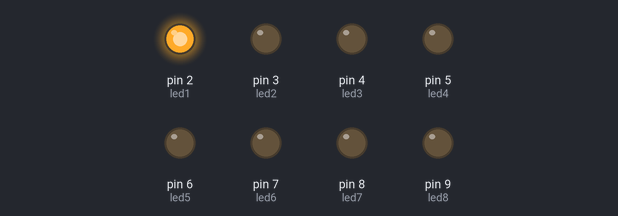
The program below on a simulated Arduino Uno, built with avr-gcc and run on an emulated ATmega328P. On the bench: output pins drawn as LEDs (lit = HIGH).

Above: at 0.05 s.
At 0.35 s:
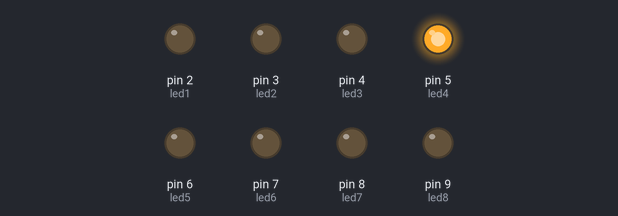
At 0.75 s:
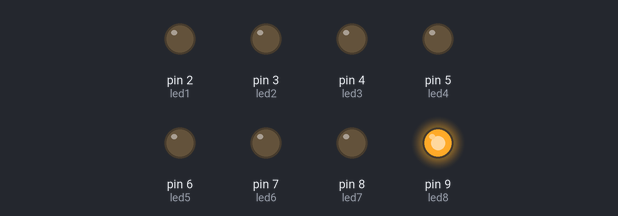
At 1.45 s:
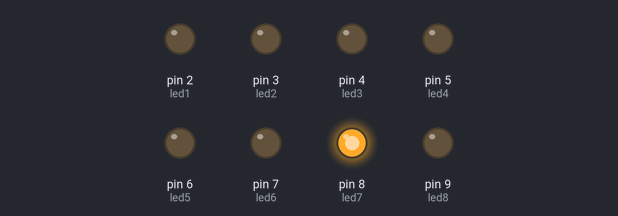
At 2.15 s:
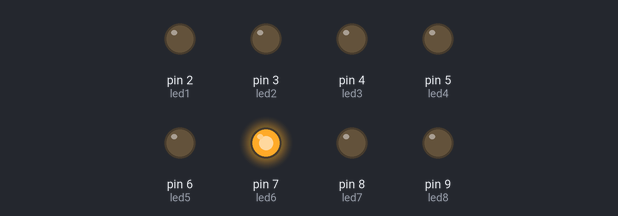
At 2.85 s:
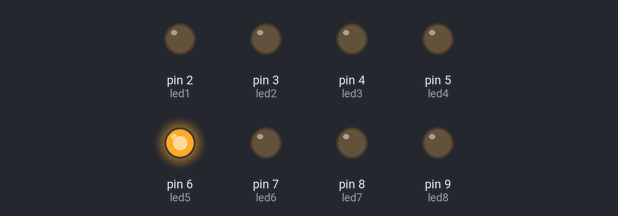
Timing chart, 0 to 3.1 s (numbered marks = the images above):
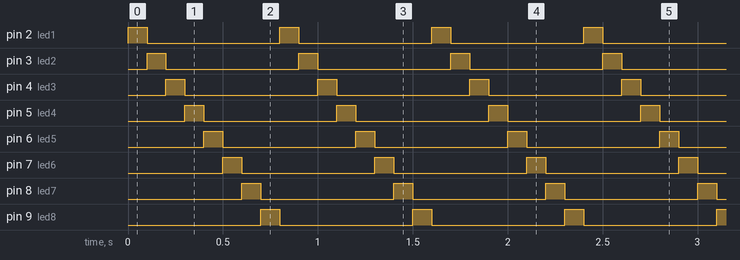

The program:

main.cpp
```cpp
#include <Arduino.h>

// Define LED pins
int led1 = 2;
int led2 = 3;
int led3 = 4;
int led4 = 5;
int led5 = 6;
int led6 = 7;
int led7 = 8;
int led8 = 9;
// Define the rest of the LED pins
void setup()
{
  // Initialize each pin as an output
  pinMode(led1, OUTPUT);
  pinMode(led2, OUTPUT);
  pinMode(led3, OUTPUT);
  pinMode(led4, OUTPUT);
  pinMode(led5, OUTPUT);
  pinMode(led6, OUTPUT);
  pinMode(led7, OUTPUT);
  pinMode(led8, OUTPUT);
  // Initialize the rest of the pins as outputs
}
void loop()
{
  // Light up the first LED
  digitalWrite(led1, HIGH);
  delay(100);
  digitalWrite(led1, LOW);
  digitalWrite(led2, HIGH);
  delay(100);
  digitalWrite(led2, LOW);
  digitalWrite(led3, HIGH);
  delay(100);
  digitalWrite(led3, LOW);
  digitalWrite(led4, HIGH);
  delay(100);
  digitalWrite(led4, LOW);
  digitalWrite(led5, HIGH);
  delay(100);
  digitalWrite(led5, LOW);
  digitalWrite(led6, HIGH);
  delay(100);
  digitalWrite(led6, LOW);
  digitalWrite(led7, HIGH);
  delay(100);
  digitalWrite(led7, LOW);
  digitalWrite(led8, HIGH);
  delay(100);
  digitalWrite(led8, LOW);
  // Add code to light up the second LED
  // ...
  // Continue for the rest of the LEDs
  // ...
  // Ensure each LED is turned off after being lit
}
```

Measured:
- by itself, pin 2 (led1), pin 3 (led2), pin 4 (led3), pin 5 (led4), pin 6 (led5), pin 7 (led6), pin 8 (led7), pin 9 (led8): alternates HIGH for 0.10 s and LOW for 0.70 s
- by itself, everything shown: repeats every 0.80 s, in 8 steps
